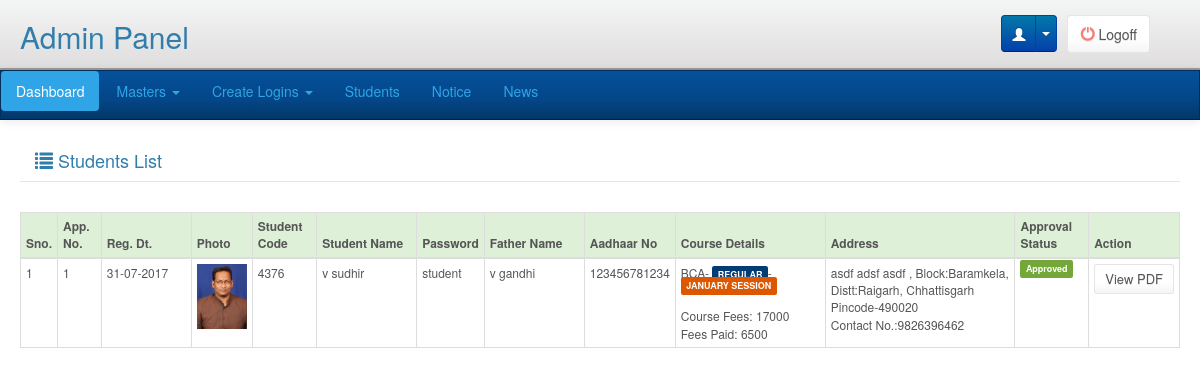
The page /adminpanel/students/index.php (signed in) on the database as committed earlier.
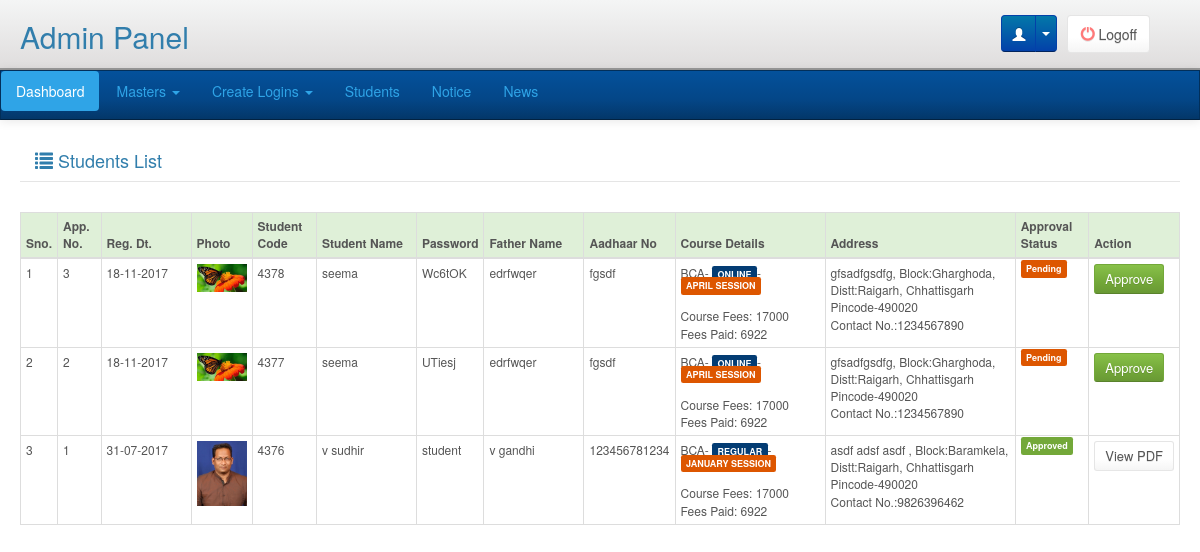
The same page on the database as committed later.
### tables this page shows
CREATE TABLE `student_master` (
  `Student_Id` int(11) NOT NULL,
  `Reg_Date` date NOT NULL,
  `Application_No` int(11) NOT NULL,
  `Student_Code` int(11) NOT NULL,
  `Password` varchar(50) NOT NULL,
  `Student_Name` varchar(75) NOT NULL,
  `DOB` date NOT NULL,
  `Gender` tinyint(4) NOT NULL,
  `Father_Name` varchar(75) NOT NULL,
  `Mother_Name` varchar(75) NOT NULL,
  `Religion` varchar(10) NOT NULL,
  `Caste` varchar(10) NOT NULL,
  `Phisical_Status` tinyint(4) NOT NULL,
  `Aadhaar_No` varchar(15) NOT NULL,
  `Education` varchar(15) NOT NULL,
  `Course_Id` smallint(6) NOT NULL,
  `Mode` varchar(15) NOT NULL,
  `Session` varchar(15) NOT NULL,
  `About_Fee_Deposite` text NOT NULL,
  `Block_Id` int(11) NOT NULL,
  `Address` varchar(300) NOT NULL,
  `Pincode` varchar(15) NOT NULL,
  `Contact_No` varchar(15) NOT NULL,
  `Email` varchar(50) NOT NULL,
  `Bank_Name` varchar(75) NOT NULL,
  `Account_No` varchar(30) NOT NULL,
  `Bank_Address` varchar(300) NOT NULL,
  `IFSC_Code` varchar(20) NOT NULL,
  `Photo` varchar(75) NOT NULL,
  `Signature` varchar(75) NOT NULL,
  `Gaurdian_Signature` varchar(75) NOT NULL,
  `CM_Id` smallint(6) NOT NULL,
  `Reference` varchar(75) NOT NULL,
  `Registration_No` int(11) NOT NULL,
  `Entry_No` int(11) NOT NULL,
  `Approval_Status` tinyint(4) NOT NULL,
  `Status` tinyint(4) NOT NULL,
  `Acc_holder_name` varchar(100) NOT NULL
);

CREATE TABLE `course_master` (
  `Course_Id` smallint(6) NOT NULL,
  `Course_Name` varchar(50) NOT NULL,
  `Application_Fee` int(11) NOT NULL,
  `Learning_Fee` int(11) NOT NULL,
  `Registration_Fee` int(11) NOT NULL,
  `Exam_Fee` int(11) NOT NULL
);

CREATE TABLE `block_master` (
  `Block_Id` int(11) NOT NULL,
  `Block_Name` varchar(50) NOT NULL,
  `District_Id` smallint(6) NOT NULL
);

CREATE TABLE `district_master` (
  `District_Id` smallint(6) NOT NULL,
  `State_Id` tinyint(4) NOT NULL,
  `District_Name` varchar(100) NOT NULL
);

CREATE TABLE `state_master` (
  `State_Id` tinyint(4) NOT NULL,
  `State_Name` varchar(100) NOT NULL
);

### libraries/classes/DBConn.php (called while the page is built, shortened)
<?php
class DBConn  extends Conn {
	 function ExecuteQuery($userQuery)
	{
		$result= mysql_query($userQuery);
                $num_fields = mysql_num_fields($result);
				$obj = array();
				$x=1;
				while($row=mysql_fetch_array($result)){
				  for($j=0;$j<$num_fields;$j++){
					 $name = mysql_field_name($result, $j);
					 $obj[$x][$name]=$row[$name];
					}
					$x++;
					}
     return $obj;
	}
}
?>

### adminpanel/students/index.php (the view, shortened to what this page needs)
<?php
require_once(PATH_LIBRARIES.'/classes/DBConn.php');
include(PATH_ADMIN_INCLUDE.'/header.php');
$db = new DBConn();
$getstudent=$db->ExecuteQuery("SELECT Student_Id, DATE_FORMAT(Reg_Date,'%d-%m-%Y') AS Reg_Date, Application_No, Student_Code, Student_Name, Password,  Father_Name, Aadhaar_No, Course_Name, Mode, Session, CASE WHEN Mode='regular' THEN (Learning_Fee + Registration_Fee + Exam_Fee) WHEN Mode='online' THEN (Learning_Fee + Registration_Fee + Exam_Fee) WHEN Mode='private' THEN Exam_Fee END AS Total_Fees, (SELECT SUM(Paid_Amt) FROM fees_payment WHERE Student_Id IN(SELECT Student_Id FROM student_master)) AS Paid_Amt, Address, Block_Name, District_Name, State_Name, Pincode, Contact_No, Email, Bank_Name, Account_No, Bank_Address, IFSC_Code, Photo, Signature, Gaurdian_Signature, CASE WHEN Approval_Status=0 THEN 'Pending' WHEN Approval_Status=1 THEN 'Approved' WHEN Approval_Status=2 THEN 'Cancelled' END Approval_Status
FROM student_master st
LEFT JOIN course_master c ON st.Course_Id = c.Course_Id
LEFT JOIN block_master b ON st.Block_Id = b.Block_Id
LEFT JOIN district_master d ON b.District_Id = d.District_Id
LEFT JOIN state_master s ON d.State_Id = s.State_Id
ORDER BY Student_Id DESC");
?>
<div class="main">
	<div class="page-title">
        <div>
            <div class="col-lg-5 pull-left"><h4><i class="glyphicon glyphicon-list"></i> Students List</h4></div>
        </div>
        <div class="clearfix">&nbsp;</div>
    </div>
    <div class="table-responsive" style="overflow: auto;">
            	<table class="table table-hover table-bordered table-condensed" >
                  <thead>
                    <tr class="success">
                      <th>Sno.</th>
                      <th>App. No.</th>
                      <th width="90">Reg. Dt.</th>
                      <th>Photo</th>
                      <th>Student Code</th>
                      <th width="100">Student Name</th>
                      <th>Password</th>
                      <th width="100">Father Name</th>
                      <th>Aadhaar No</th>
                      <th width="150">Course Details</th>
                      <th>Address</th>
                      <th>Approval Status</th>
                      <th>Action</th>
                    </tr>
                  </thead>
                  <tbody>
                    <?php
                        $i=1;
                        foreach($getstudent as $getstudentVal){ ?>
                    <tr>
                      <td><?php echo $i;?></td>
                      <td><?php echo $getstudentVal['Application_No']; ?></td>
                      <td><?php echo $getstudentVal['Reg_Date']; ?></td>
                      <td><img width="50px;" src="<?php echo PATH_DATA_IMAGE ?>/student/thumb/<?php echo $getstudentVal['Photo'];?>" alt="" /></td>
                      <td><?php echo $getstudentVal['Student_Code'];?></td>
                      <td><?php echo $getstudentVal['Student_Name'];?></td>
                      <td><?php echo $getstudentVal['Password'];?></td>
                      <td><?php echo $getstudentVal['Father_Name'];?></td>
                      <td><?php echo $getstudentVal['Aadhaar_No'];?></td>
                      <td><?php echo $getstudentVal['Course_Name'].'- <span class="label label-info">'.strtoupper($getstudentVal['Mode']).'</span>- <span class="label label-warning">'.strtoupper($getstudentVal['Session']).' SESSION</span><br><br>Course Fees: '.$getstudentVal['Total_Fees'].'<br>Fees Paid: '.$getstudentVal['Paid_Amt'];?></td>
                      <td><?php echo $getstudentVal['Address'].', Block:'.$getstudentVal['Block_Name'].', Distt:'.$getstudentVal['District_Name'].', '.$getstudentVal['State_Name'].' Pincode-'.$getstudentVal['Pincode'];?><br />Contact No.:<?php echo $getstudentVal['Contact_No'] ?></td>
                      <td><span class="label <?php echo $getstudentVal['Approval_Status']=='Pending'?'label-warning': ($getstudentVal['Approval_Status']=='Approved'?'label-success':'label-danger');?>"><?php echo $getstudentVal['Approval_Status'];?></span></td>
                      <td>
                      <?php if($getstudentVal['Approval_Status']=='Pending'){ ?>
                      <button type="button" id="<?php echo $getstudentVal['Student_Id']; ?>" class="btn btn-xs btn-success status">Approve</button>
                      <?php } if($getstudentVal['Approval_Status']!='Pending'){?>
                      <button type="button" id="pdf-<?php echo $getstudentVal['Student_Id']; ?>" class="btn btn-xs btn-default status">View PDF</button>
                      <?php } ?>
                      </td>
                    </tr>
                    <?php $i++;} ?>
                  </tbody>
                </table>
            </div>
</div>

Rows that differ between the two databases and show on the page:
added student_master: Application_No "3", Reg_Date "18-11-2017", Photo (picture), Student_Code "4378", Student_Name "seema", Password "Wc6tOK", Father_Name "edrfwqer", Aadhaar_No "fgsdf", Course_Id.Course_Name "BCA", Mode "ONLINE", Session "APRIL", Total_Fees "17000", Paid_Amt "6922", Address "gfsadfgsdfg", Block_Id.Block_Name "Gharghoda", district_master.District_Name "Raigarh", state_master.State_Name "Chhattisgarh", Pincode "490020", Contact_No "1234567890", Approval_Status "Pending"
added student_master: Application_No "2", Reg_Date "18-11-2017", Photo (picture), Student_Code "4377", Student_Name "seema", Password "UTiesj", Father_Name "edrfwqer", Aadhaar_No "fgsdf", Course_Id.Course_Name "BCA", Mode "ONLINE", Session "APRIL", Total_Fees "17000", Paid_Amt "6922", Address "gfsadfgsdfg", Block_Id.Block_Name "Gharghoda", district_master.District_Name "Raigarh", state_master.State_Name "Chhattisgarh", Pincode "490020", Contact_No "1234567890", Approval_Status "Pending"
changed student_master "v sudhir": Paid_Amt "6500" → "6922"
